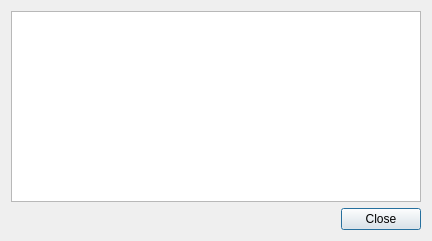
<?xml version="1.0" encoding="UTF-8"?>
<ui version="4.0">
 <class>Dialog</class>
 <widget class="QDialog" name="Dialog">
  <property name="windowModality">
   <enum>Qt::ApplicationModal</enum>
  </property>
  <property name="geometry">
   <rect>
    <x>0</x>
    <y>0</y>
    <width>432</width>
    <height>241</height>
   </rect>
  </property>
  <property name="windowTitle">
   <string>Load Complete</string>
  </property>
  <layout class="QGridLayout" name="gridLayout">
   <item row="0" column="0">
    <widget class="QTextEdit" name="textEdit">
     <property name="readOnly">
      <bool>true</bool>
     </property>
    </widget>
   </item>
   <item row="1" column="0">
    <widget class="QDialogButtonBox" name="buttonBox">
     <property name="orientation">
      <enum>Qt::Horizontal</enum>
     </property>
     <property name="standardButtons">
      <set>QDialogButtonBox::Close</set>
     </property>
    </widget>
   </item>
  </layout>
 </widget>
 <connections>
  <connection>
   <sender>buttonBox</sender>
   <signal>accepted()</signal>
   <receiver>Dialog</receiver>
   <slot>accept()</slot>
   <hints>
    <hint type="sourcelabel">
     <x>248</x>
     <y>254</y>
    </hint>
    <hint type="destinationlabel">
     <x>157</x>
     <y>274</y>
    </hint>
   </hints>
  </connection>
  <connection>
   <sender>buttonBox</sender>
   <signal>rejected()</signal>
   <receiver>Dialog</receiver>
   <slot>reject()</slot>
   <hints>
    <hint type="sourcelabel">
     <x>316</x>
     <y>260</y>
    </hint>
    <hint type="destinationlabel">
     <x>286</x>
     <y>274</y>
    </hint>
   </hints>
  </connection>
 </connections>
</ui>
